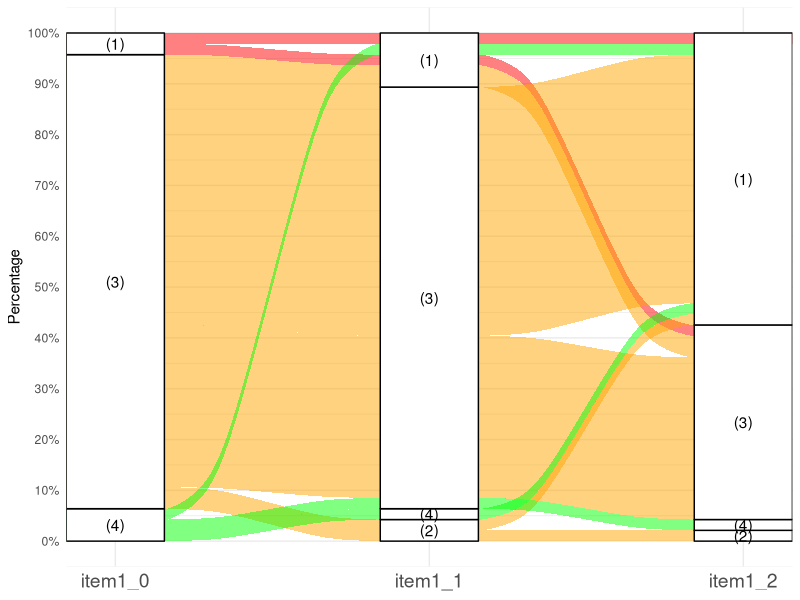
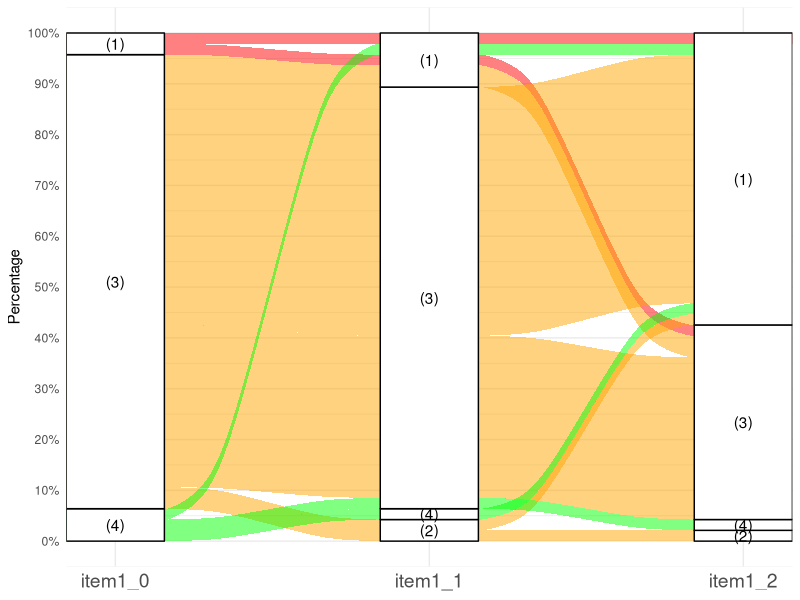

R code for these plots, in order:

library(tidyverse)
library(ggalluvial)

# READ csv file
res <- read_csv("res.csv")

# Number of respondents
n_id <- nrow(res)

# Unit of items  
items <- c(1,2,3)

# 
res.2 <- res %>% count(res[items[1]], res[items[2]], res[items[3]])
res.3 <- res.2 %>% mutate(res.2, i1=paste0("(", res.2[[1]], ")"), i2=paste0("(", res.2[[2]], ")"), i3=paste0("(", res.2[[3]], ")"))

# Cutoff to hidden data
n_cutoff <- 0

# DRAW alluvial diagram
p <- res.3 %>% 
    filter(n > n_cutoff) %>% 
    ggplot(aes(y = n, axis1 = i1, axis2 = i2, axis3 = i3, label = after_stat(stratum))) +
    geom_alluvium(aes(fill = i1), aes.bind='flows', width = 4/12) +
    geom_stratum(width = 5/16, fill = "white", color = "black") +
    geom_text(stat = "stratum") +
    scale_x_discrete(limits = c("item1_0", "item1_1", "item1_2"),
                     expand = c(.05, .05)) +
    scale_y_continuous(breaks = seq(0, n_id, length.out = 11), label = scales::percent_format(scale = 100 / n_id)) + 
    scale_fill_manual(values = c("red", "orange", "green", "blue", "purple")) +
    labs(y = "Percentage") +
    theme_minimal() +
    theme(legend.position = "none", axis.text.x = element_text(size = 14)) 

print(p)

ggsave(sprintf('alluvial_%d-%d-%d.png', items[1], items[2], items[3]), plot=p, dpi = 500, width = 4.5, height = 4.0)











